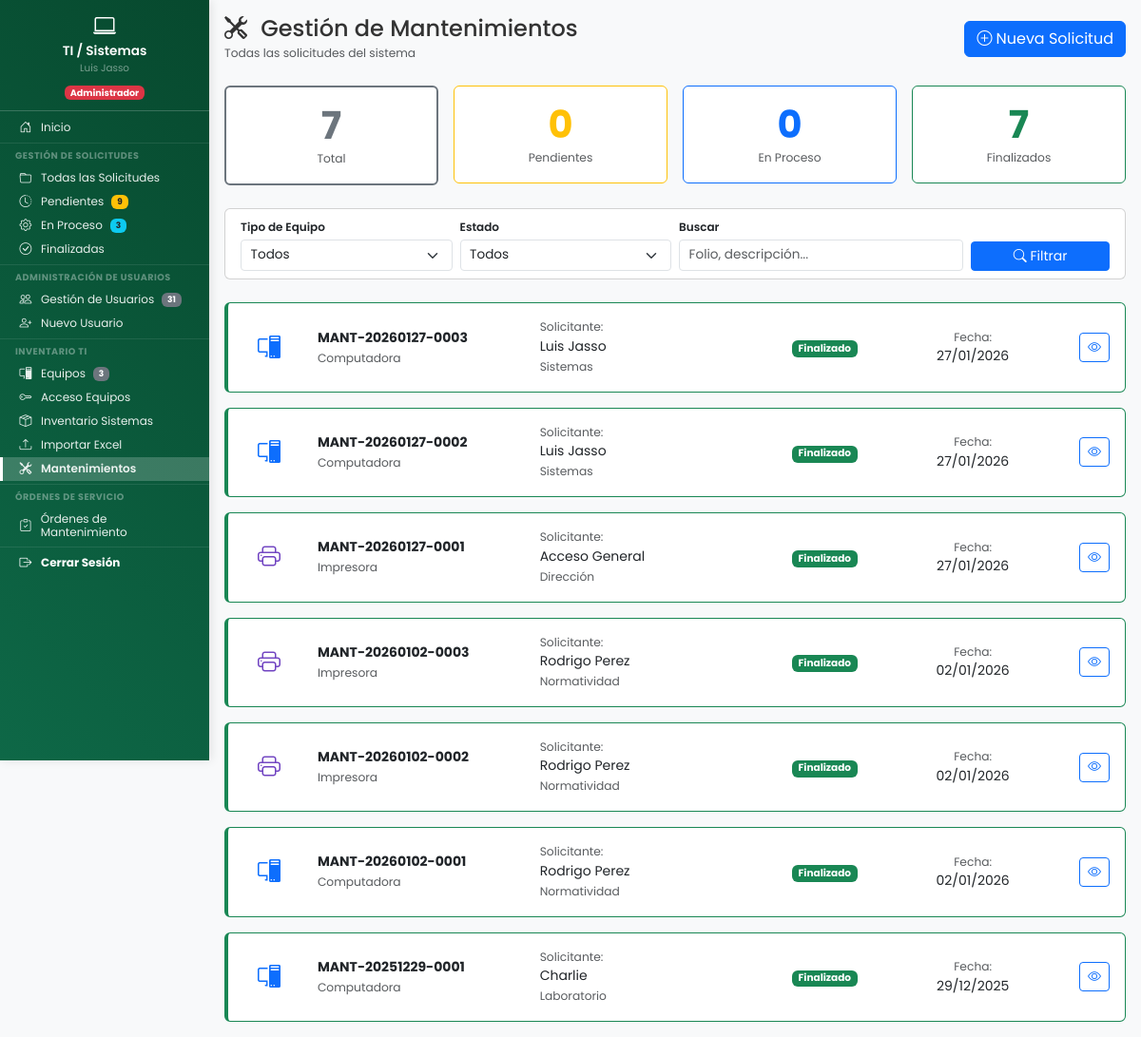
Before: /dashboard/sistemas/ti_sistemas/mantenimientos.php (signed in) with the older database file.
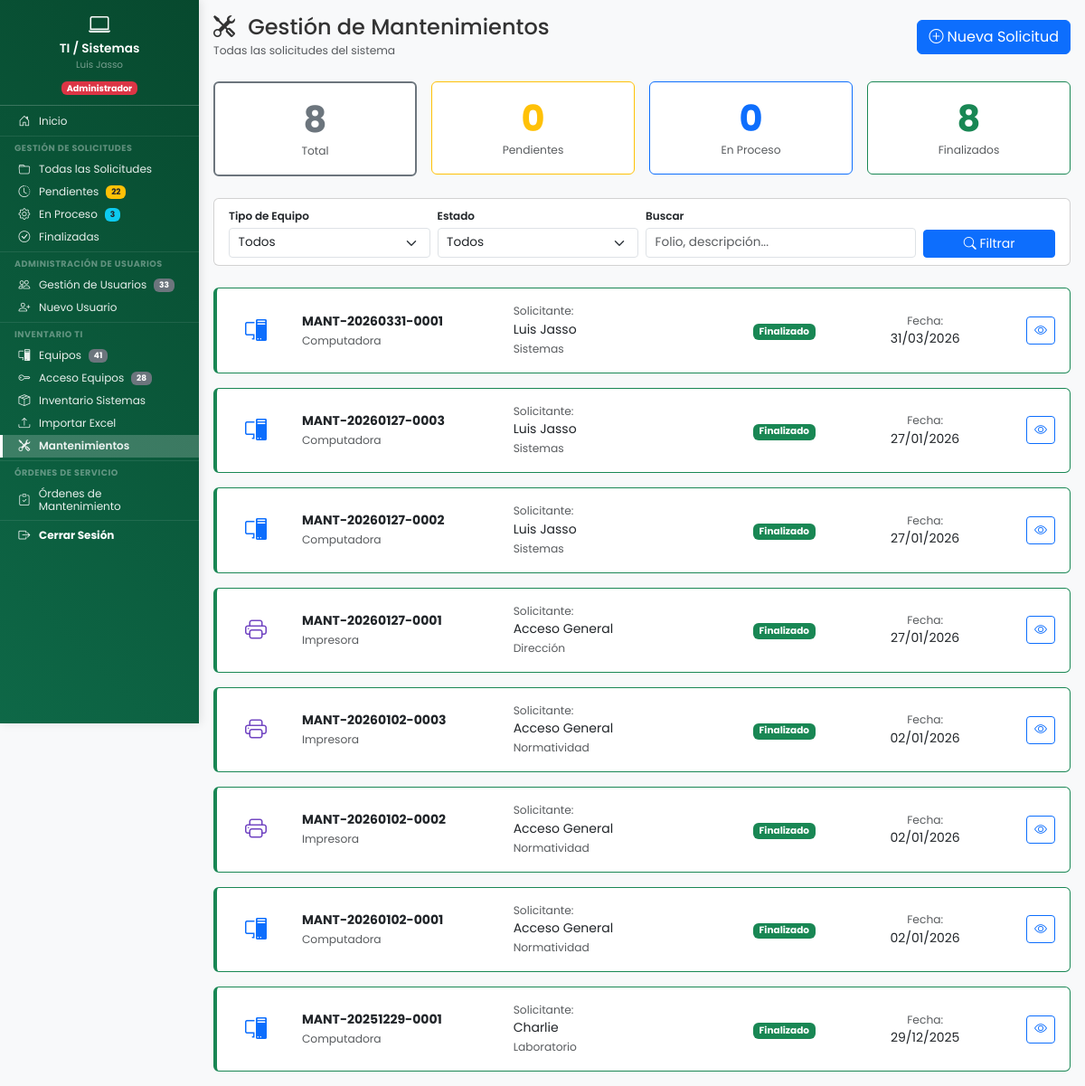
After: the same page with the newer database file.
### tables this page shows
CREATE TABLE `solicitudes_mantenimiento_ti` (
  `id` int(11) NOT NULL,
  `folio` varchar(50) NOT NULL COMMENT 'Formato: MANT-YYYYMMDD-XXXX',
  `tipo_equipo` enum('computadora','impresora','camara','telefono') NOT NULL,
  `equipo_id` int(11) DEFAULT NULL COMMENT 'FK a inventario_equipos (NULL si no está en inventario)',
  `tipo_mantenimiento` enum('preventivo','correctivo') NOT NULL DEFAULT 'correctivo',
  `usuario_id` int(11) NOT NULL,
  `departamento_id` int(11) NOT NULL,
  `descripcion_problema` text NOT NULL,
  `estado` enum('pendiente','en_proceso','finalizado') NOT NULL DEFAULT 'pendiente',
  `atendido_por` int(11) DEFAULT NULL COMMENT 'Usuario de Sistemas que atiende',
  `descripcion_solucion` text DEFAULT NULL,
  `observaciones_sistemas` text DEFAULT NULL,
  `fecha_solicitud` datetime NOT NULL DEFAULT current_timestamp(),
  `fecha_atencion` datetime DEFAULT NULL,
  `fecha_finalizacion` datetime DEFAULT NULL
);

CREATE TABLE `usuarios` (
  `id` int(11) NOT NULL,
  `nombre_completo` varchar(150) NOT NULL,
  `no_nomina` varchar(20) DEFAULT NULL COMMENT 'Número de nómina del empleado',
  `puesto` varchar(100) DEFAULT NULL COMMENT 'Puesto del empleado',
  `fecha_ingreso` date DEFAULT NULL COMMENT 'Fecha de ingreso a la empresa',
  `periodo_pago` enum('quincenal','semanal') DEFAULT NULL COMMENT 'Periodo de pago del empleado',
  `empresa` enum('resimex','carganova') DEFAULT NULL COMMENT 'Empresa del empleado',
  `jornada` enum('lunes_viernes','lunes_sabado') DEFAULT 'lunes_sabado' COMMENT 'Tipo de jornada laboral',
  `usuario` varchar(50) NOT NULL,
  `password` varchar(255) NOT NULL,
  `departamento` varchar(100) NOT NULL,
  `departamento_id` int(11) DEFAULT NULL,
  `es_colaborativo` tinyint(1) NOT NULL DEFAULT 0,
  `activo` tinyint(1) NOT NULL DEFAULT 1,
  `es_admin_area` tinyint(1) DEFAULT 0 COMMENT 'Rol Administrativo/Jefe de área para Vacaciones (1=Sí, 0=No)',
  `fecha_registro` datetime NOT NULL DEFAULT current_timestamp(),
  `ultimo_acceso` datetime DEFAULT NULL,
  `created_by` int(11) DEFAULT NULL COMMENT 'ID del usuario que creó este registro',
  `updated_at` datetime DEFAULT NULL COMMENT 'Fecha y hora de última actualización',
  `updated_by` int(11) DEFAULT NULL COMMENT 'ID del usuario que realizó la última actualización'
);

CREATE TABLE `departamentos` (
  `id` int(11) NOT NULL,
  `codigo` varchar(50) NOT NULL COMMENT 'Código único (ej: mantenimiento, sistemas)',
  `nombre` varchar(100) NOT NULL COMMENT 'Nombre completo para mostrar',
  `activo` tinyint(1) DEFAULT 1,
  `fecha_creacion` timestamp NOT NULL DEFAULT current_timestamp()
);

### dashboard/sistemas/ti_sistemas/mantenimientos.php (the view, shortened to what the rows shown need)
<?php
$pdo = conectarDB();
$pagina = max(1, intval($_GET['pagina'] ?? 1));
$por_pagina = 10;
$where = [];
$params = [];
$where_sql = count($where) > 0 ? "WHERE " . implode(" AND ", $where) : "";
$offset = ($pagina - 1) * $por_pagina;
$sql = "SELECT sm.*,
               u.nombre_completo as solicitante,
               d.nombre as departamento_nombre,
               ua.nombre_completo as atendido_por_nombre
        FROM solicitudes_mantenimiento_ti sm
        LEFT JOIN usuarios u ON sm.usuario_id = u.id
        LEFT JOIN departamentos d ON sm.departamento_id = d.id
        LEFT JOIN usuarios ua ON sm.atendido_por = ua.id
        $where_sql
        ORDER BY sm.fecha_solicitud DESC
        LIMIT $por_pagina OFFSET $offset";
$stmt = $pdo->prepare($sql);
$stmt->execute($params);
$solicitudes = $stmt->fetchAll(PDO::FETCH_ASSOC);
$tipos_nombres = [
    'computadora' => 'Computadora',
    'impresora' => 'Impresora',
    'camara' => 'Cámara',
    'telefono' => 'Teléfono'
];
$iconos_tipo = [
    'computadora' => 'bi-pc-display text-primary',
    'impresora' => 'bi-printer text-purple',
    'camara' => 'bi-camera-video text-success',
    'telefono' => 'bi-phone text-orange'
];
$badges_estado = [
    'pendiente' => 'bg-warning text-dark',
    'en_proceso' => 'bg-primary',
    'finalizado' => 'bg-success',
    'cancelado' => 'bg-danger'
];
$nombres_estado = [
    'pendiente' => 'Pendiente',
    'en_proceso' => 'En Proceso',
    'finalizado' => 'Finalizado',
    'cancelado' => 'Cancelado'
];
?>
<!DOCTYPE html>
<html lang="es">
<head>
    <link href="https://cdn.jsdelivr.net/npm/bootstrap@5.3.2/dist/css/bootstrap.min.css" rel="stylesheet">
    <link rel="stylesheet" href="https://cdn.jsdelivr.net/npm/bootstrap-icons@1.11.1/font/bootstrap-icons.css">
    <link rel="stylesheet" href="<?php echo URL_BASE; ?>assets/css/dashboard.css">
    <link rel="stylesheet" href="<?php echo URL_BASE; ?>assets/css/base/variables.css">
    <link rel="stylesheet" href="<?php echo URL_BASE; ?>assets/css/components/sidebar.css">
    <link rel="stylesheet" href="<?php echo URL_BASE; ?>assets/css/components/hamburger.css">
    <link rel="stylesheet" href="<?php echo URL_BASE; ?>assets/css/layouts/dashboard-layout.css">
    <link rel="stylesheet" href="<?php echo URL_BASE; ?>assets/css/utilities/responsive.css">
</head>
<body>
    <div class="dashboard-container">
        <main class="main-content">
            <div class="content-wrapper">
                <?php if (empty($solicitudes)): ?>
                    <div class="alert alert-info">
                        <i class="bi bi-info-circle me-2"></i>
                        No se encontraron solicitudes de mantenimiento.
                    </div>
                <?php else: ?>
                    <div class="row g-3">
                        <?php foreach ($solicitudes as $sol): ?>
                            <div class="col-12">
                                <div class="card solicitud-card <?php echo $sol['estado']; ?>">
                                    <div class="card-body">
                                        <div class="row align-items-center">
                                            <div class="col-md-1 text-center mb-2 mb-md-0">
                                                <i class="bi <?php echo $iconos_tipo[$sol['tipo_equipo']] ?? 'bi-device'; ?>"
                                                   style="font-size: 1.5rem;"></i>
                                            </div>
                                            <div class="col-md-3">
                                                <strong><?php echo htmlspecialchars($sol['folio']); ?></strong>
                                                <br>
                                                <small class="text-muted">
                                                    <?php echo $tipos_nombres[$sol['tipo_equipo']] ?? $sol['tipo_equipo']; ?>
                                                </small>
                                            </div>
                                            <div class="col-md-3">
                                                <small class="text-muted d-block">Solicitante:</small>
                                                <?php echo htmlspecialchars($sol['solicitante']); ?>
                                                <br>
                                                <small class="text-muted">
                                                    <?php echo htmlspecialchars($sol['departamento_nombre']); ?>
                                                </small>
                                            </div>
                                            <div class="col-md-2 text-center">
                                                <span class="badge <?php echo $badges_estado[$sol['estado']]; ?>">
                                                    <?php echo $nombres_estado[$sol['estado']]; ?>
                                                </span>
                                            </div>
                                            <div class="col-md-2 text-center">
                                                <small class="text-muted d-block">Fecha:</small>
                                                <?php echo date('d/m/Y', strtotime($sol['fecha_solicitud'])); ?>
                                            </div>
                                            <div class="col-md-1 text-end">
                                                <a href="<?php echo URL_BASE; ?>dashboard/sistemas/ti_sistemas/ver_mantenimiento.php?id=<?php echo $sol['id']; ?>"
                                                   class="btn btn-sm btn-outline-primary">
                                                    <i class="bi bi-eye"></i>
                                                </a>
                                            </div>
                                        </div>
                                    </div>
                                </div>
                            </div>
                        <?php endforeach; ?>
                    </div>
                <?php endif; ?>
            </div>
        </main>
    </div>
</body>
</html>

Changed rows visible on the page:
added solicitudes_mantenimiento_ti: folio "MANT-20260331-0001", tipo_equipo "Computadora", usuario.nombre_completo "Luis Jasso", departamento.nombre "Sistemas", estado "Finalizado", fecha_solicitud "31/03/2026"
changed through a linked row, solicitudes_mantenimiento_ti "MANT-20260102-0003": usuario.nombre_completo "Rodrigo Perez" → "Acceso General"
changed through a linked row, solicitudes_mantenimiento_ti "MANT-20260102-0002": usuario.nombre_completo "Rodrigo Perez" → "Acceso General"
changed through a linked row, solicitudes_mantenimiento_ti "MANT-20260102-0001": usuario.nombre_completo "Rodrigo Perez" → "Acceso General"
Other visible differences:
$stats_sidebar['pendientes']: "9" → "22"
$total_usuarios: "31" → "33"
$total_equipos: "3" → "41"
$total_acceso: (not shown) → "28"
$contadores['total']: "7" → "8"
$contadores['finalizados']: "7" → "8"
